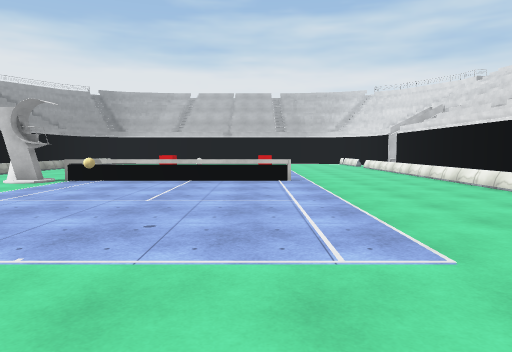
View 1 (above)

16 first-person views from a walk through a Unity game level. The camera is 1.4 m above the floor, tilts 4° down and sees 70° across. The floor is counted in squares, 2 m on a side. Each view is taken from the middle of a square. On the plan, view 1 faces up. The plan holds only what a view shows up to about 11 squares ahead; the rest is blank. The place goes on beyond the plan. The player character is not drawn. Surface patterns are stand-ins for the level's own textures.

View 2
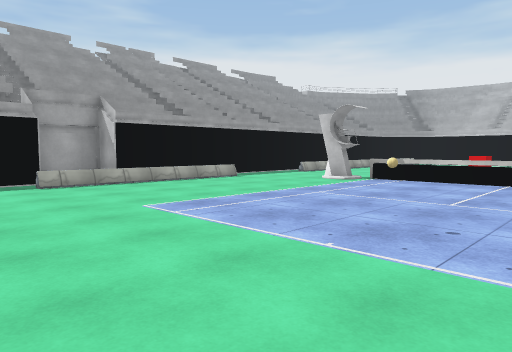

View 3
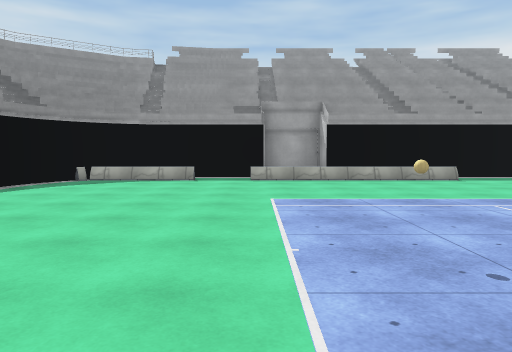

View 4
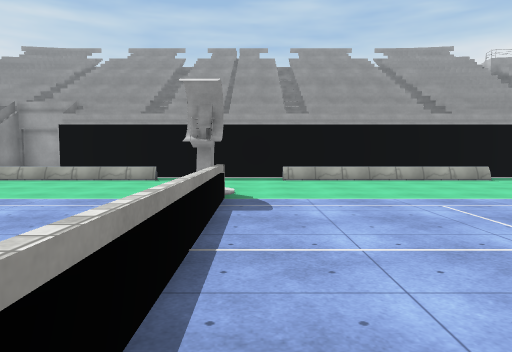

View 5
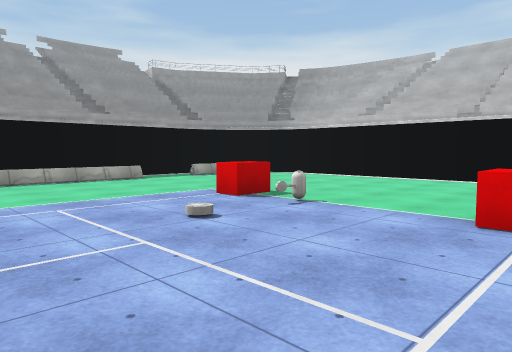

View 6
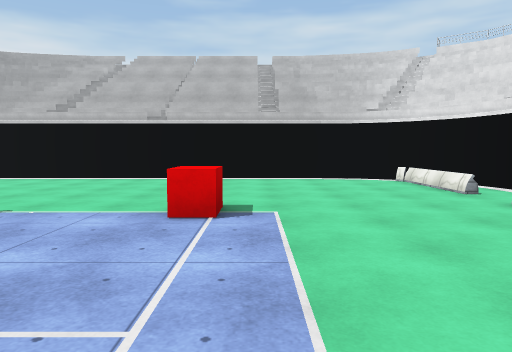

View 7
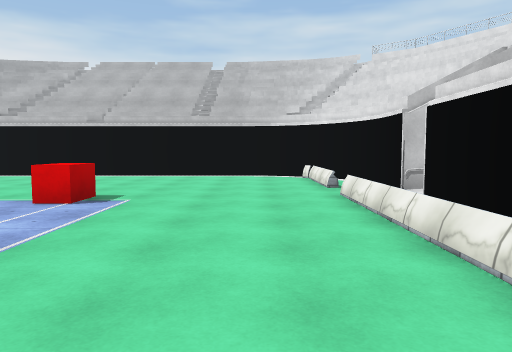

View 8
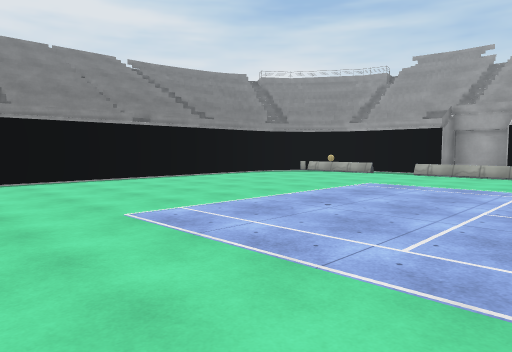

View 9
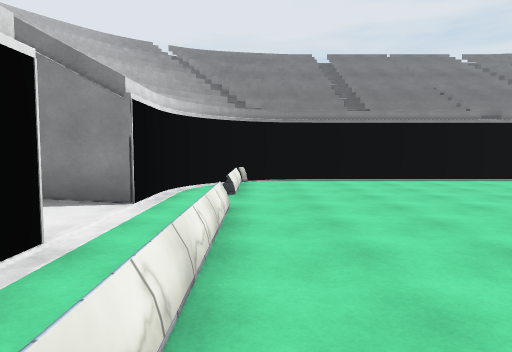

View 10
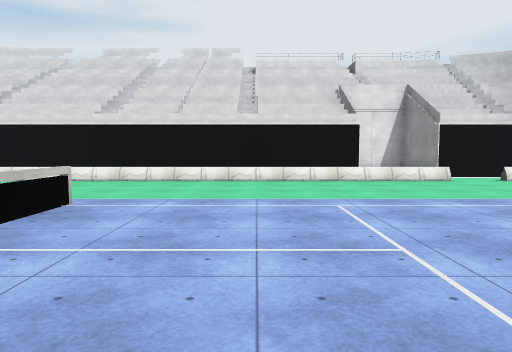

View 11
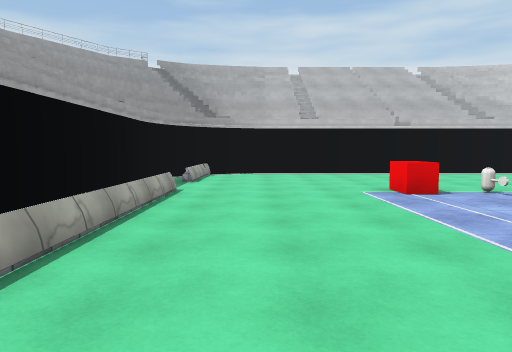

View 12
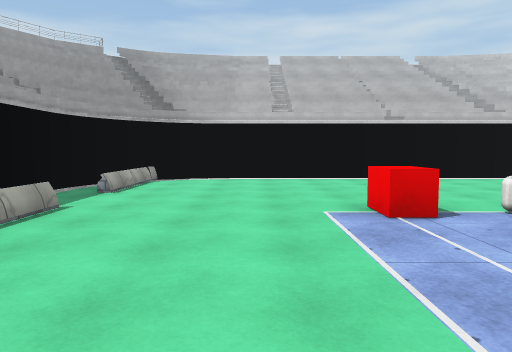

View 13
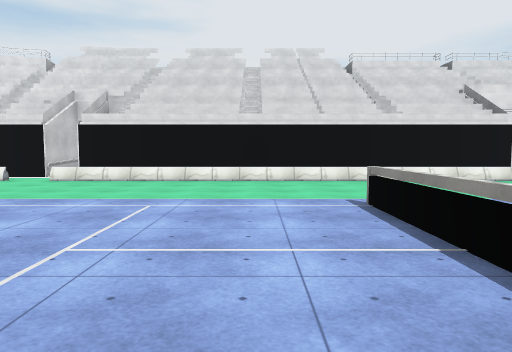

View 14
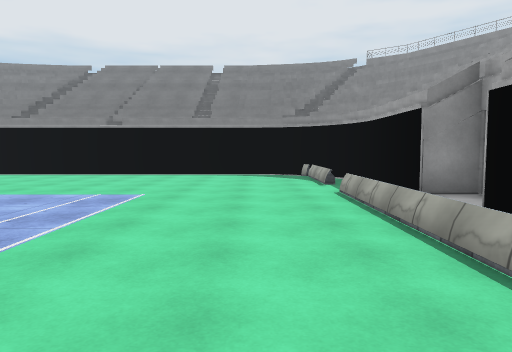

View 15
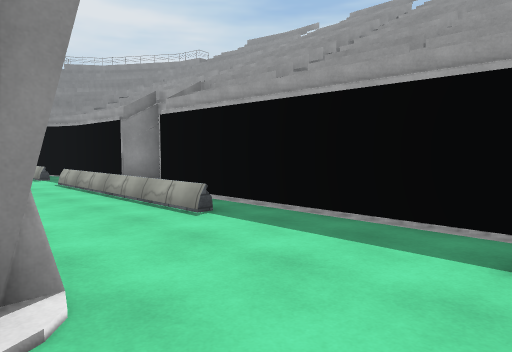

View 16
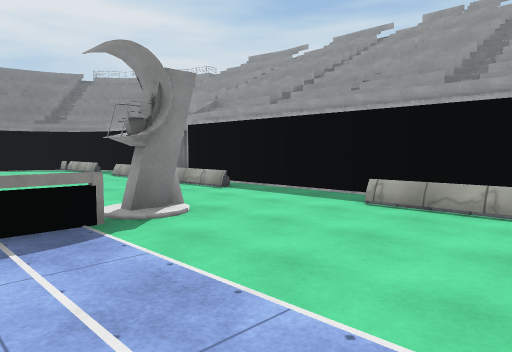

### Floor plan
Points are (right, up) in squares from view 1. A wall is a line through its corners. A room is listed if a view was taken in it or the views show most of it. See-through windows are left out.
Room 1 (views 1, 2, 3, 4, 5, 6, 7, 8, 9, 10, 11, 12, 13, 14, 15, 16)
walls: (-4.6, 8) (-5.5, 8); (-5.5, 8.3) (-4.6, 8.3); (5.6, 3.3) (5.6, 14.8); (5.6, 15.5) (5.6, 16.6); (-8.6, 16.6) (-8.6, 3.8) (-9.6, 3.8) (-9.6, 2.2) (-8.6, 2.2) (-8.6, -0.4); (5.6, -0.4) (5.6, 1.2); (5.6, 16.5) (5.5, 16.9); (-8, -1.8) (-7.7, -2.1); (-7.8, -2) (-7.4, -2.3); (-8.2, 17.8) (-8.4, 17.3); (-6, -2.9) (3, -2.9); (-8.1, 18) (-8.3, 17.6); (-7.2, -2.5) (-6.7, -2.7); (-5.8, 19.2) (-6.3, 19.2); (-6.4, 19.1) (-6.9, 19); (4.9, -1.9) (5.2, -1.5); (4.7, -2.1) (5, -1.8); (5.2, 17.8) (4.9, 18.2); (3, 19.2) (-6, 19.2); (4.8, 18.3) (4.5, 18.6); (4.4, 18.7) (4, 18.9)
low walls: (-4.5, 8.5) (0.9, 8.5); (0.9, 8.4) (-4.5, 8.4); (-7.5, 11.5) (-7.5, 9.6); (-7.5, 0.6) (-7.5, -1.9)
objects: red block (-3, 14); cylinder (-2, 12); other object (-2, 14); ball (-1, 3); red block (0, 14)

Where each view was taken, in squares from view 1:
view 1: 0 up, 0 right, facing up
view 2: 0 up, 0 right, facing up-left
view 3: 2 up, 1 right, facing left
view 4: 9 up, 1 right, facing left
view 5: 10 up, 1 right, facing up-left
view 6: 10 up, 1 right, facing up
view 7: 9 up, 3 right, facing up
view 8: 6 up, 3 right, facing down-left
view 9: 6 up, 4 right, facing down
view 10: 6 up, 4 left, facing right
view 11: 8 up, 6 left, facing up
view 12: 10 up, 5 left, facing up
view 13: 10 up, 4 left, facing right
view 14: 8 up, 6 left, facing down
view 15: 10 up, 5 left, facing down-left
view 16: 12 up, 3 left, facing down-left
